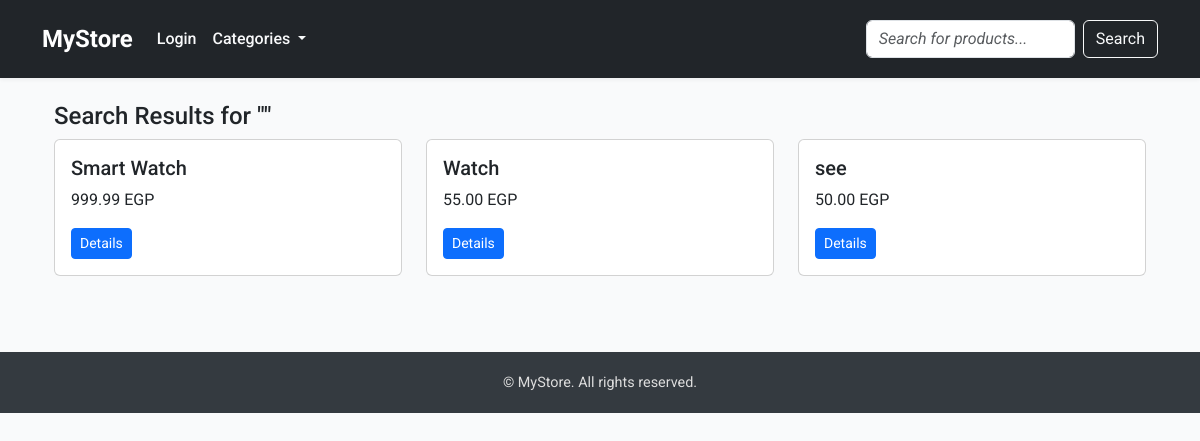
/search/, run on an earlier commit of the app's database.
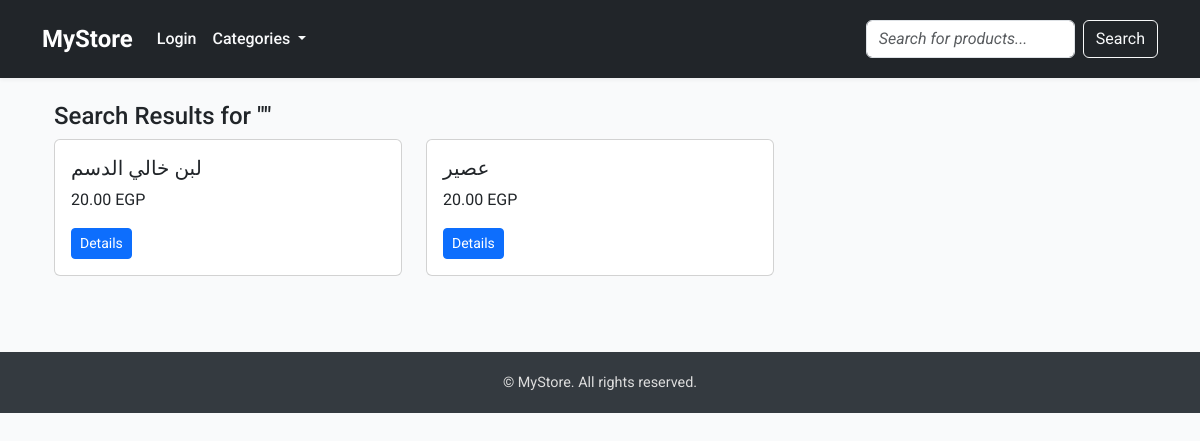
And on a later commit of the database.
### store/models.py (models this page shows, shortened)
class Product(models.Model):
    category = models.ForeignKey(Category, on_delete=models.CASCADE, related_name='products')
    name = models.CharField(max_length=100)
    description = models.TextField(blank=True)
    price = models.DecimalField(max_digits=8, decimal_places=2)
    available = models.BooleanField(default=True)
    seller = models.ForeignKey(User, on_delete=models.CASCADE, related_name='products')  # ✅

### store/views.py (the view)
# urls.py: path('search/', views.search_products, name='search_products'),
def search_products(request):
    query = request.GET.get('q', '')
    products = Product.objects.all()
    if query:
        products = products.filter(Q(name__icontains=query) | Q(description__icontains=query))
    price_min = request.GET.get('price_min')
    price_max = request.GET.get('price_max')
    color = request.GET.get('color')
    size = request.GET.get('size')
    rating = request.GET.get('rating')
    if price_min:
        products = products.filter(price__gte=price_min)
    if price_max:
        products = products.filter(price__lte=price_max)
    if color:
        products = products.filter(color__iexact=color)
    if size:
        products = products.filter(size__iexact=size)
    if rating:
        products = products.annotate(avg_rating=Avg('reviews__rating')).filter(avg_rating__gte=rating)
    return render(request, 'store/search_results.html', {
        'products': products,
        'query': query
    })

### store/context_processors.py (called while the page is built)
def categories_processor(request):
    return {'all_categories': Category.objects.all()}

### store/templates/store/search_results.html
{% extends "base.html" %}
{% block content %}
<div class="container mt-4">
  <h4>Search Results for "{{ query }}"</h4>
  {% if products %}
    <div class="row">
      {% for product in products %}
      <div class="col-md-4">
        <div class="card mb-3">
          <div class="card-body">
            <h5>{{ product.name }}</h5>
            <p>{{ product.price }} EGP</p>
            <a href="{% url 'product_detail' product.id %}" class="btn btn-sm btn-primary">Details</a>
          </div>
        </div>
      </div>
      {% endfor %}
    </div>
  {% else %}
    <p>No products found.</p>
  {% endif %}
</div>
{% endblock %}

### store/templates/base.html (shortened to what this page needs)
{% load static %}
<!DOCTYPE html>
<html lang="en">
<head>
  <link href="https://cdn.jsdelivr.net/npm/bootstrap@5.3.2/dist/css/bootstrap.min.css" rel="stylesheet">
</head>
<body>
<nav class="navbar navbar-expand-lg navbar-dark bg-dark py-3">
  <div class="container">
    <a class="navbar-brand" href="{% url 'product_list' %}">MyStore</a>
    <div class="collapse navbar-collapse" id="navbarContent">
      <ul class="navbar-nav me-auto mb-2 mb-lg-0">
        {% if user.is_authenticated %}
          <li class="nav-item"><a class="nav-link" href="{% url 'view_cart' %}">Cart</a></li>
          <li class="nav-item"><a class="nav-link" href="{% url 'wishlist' %}">Wishlist</a></li>
          <li class="nav-item"><a class="nav-link" href="{% url 'order_list' %}">Orders</a></li>
          <li class="nav-item"><a class="nav-link" href="{% url 'my_account' %}">{{ user.first_name|default:user.username }}</a></li>
        {% else %}
          <li class="nav-item"><a class="nav-link" href="{% url 'login' %}">Login</a></li>
        {% endif %}
        <li class="nav-item dropdown">
          <a class="nav-link dropdown-toggle" href="#" id="categoryDropdown" role="button" data-bs-toggle="dropdown">
            Categories
          </a>
        </li>
      </ul>
      <form method="get" action="{% url 'search_products' %}" class="d-flex">
        <input class="form-control me-2" type="search" name="q" placeholder="Search for products...">
        <button class="btn btn-outline-light" type="submit">Search</button>
      </form>
    </div>
  </div>
</nav>
<div class="container mt-4">
  {% block content %}{% endblock %}
</div>
<footer>
  <div class="container text-center">
    <p>&copy; {{ now.year }} MyStore. All rights reserved.</p>
  </div>
</footer>
</body>
</html>

### store/templates/base.html (style rules this page uses)
body { font-family: 'Roboto', sans-serif; background-color: #f9fafb; }
.navbar { box-shadow: 0 2px 4px rgba(0,0,0,0.05); }
.navbar-brand { font-weight: 700; font-size: 1.5rem; }
.nav-link { font-weight: 500; color: #f8f9fa !important; }
footer { background-color: #343a40; color: #ddd; padding: 20px 0; margin-top: 60px; }
footer p { margin: 0; font-size: 0.9rem; }
.form-control::placeholder { font-style: italic; }

What changed in the data, as far as the page shows it:
removed Product: name "Smart Watch", price "999.99"
removed Product: name "Watch", price "55.00"
removed Product: name "see", price "50.00"
added Product: name "لبن خالي الدسم", price "20.00"
added Product: name "عصير", price "20.00"
